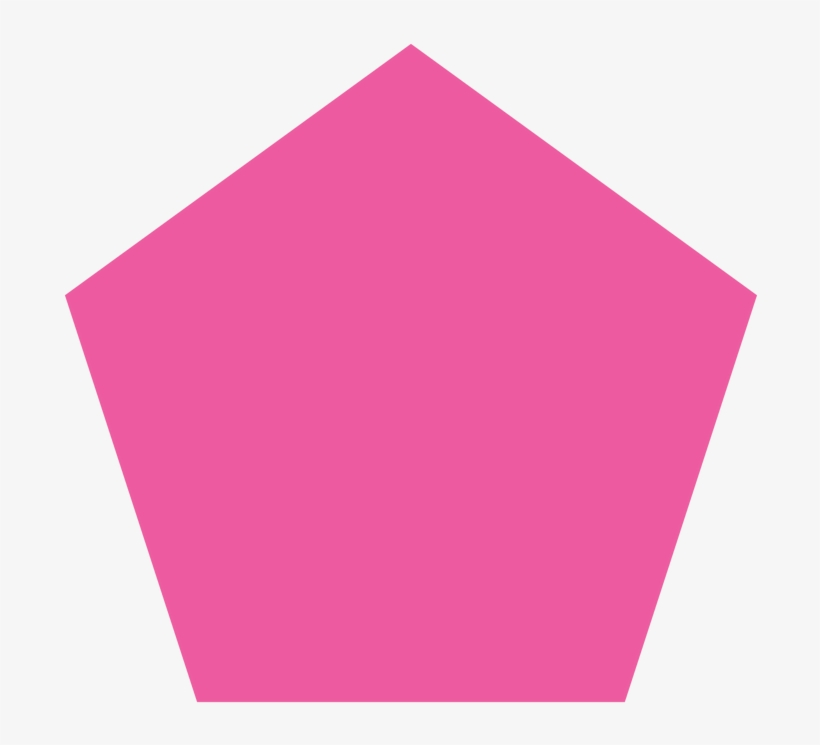
#> input picture lab_10/pentagon.jpeg, 820 x 745 px, found by its file name
$ python q2.py
#> lines starting #> are read from the running program, lines starting #| are printed output that depends on the picture
# Using built-in functions in Opencv , draw polygon with 5 vertices of your choice and then
# do the following and display the results-
# a. Translate the polygon with vector (a,b)
# b. Rotate the polygon with given theta
# c. Scale the polygon with the given scaling factor


import cv2
import numpy as np

image = cv2.imread('/home/dell/semester_7/Computer_graphics/Lab/lab_10/pentagon.jpeg')
#> image is the input picture: shape (745, 820, 3); mean B, G, R 201.7, 165.6, 241.3
rows, cols = image.shape[:2]
#> rows = 745; cols = 820


### Translation
M = np.float32([[1,0,200], [0,1,100]])
translate = cv2.warpAffine(image, M, (cols,rows))
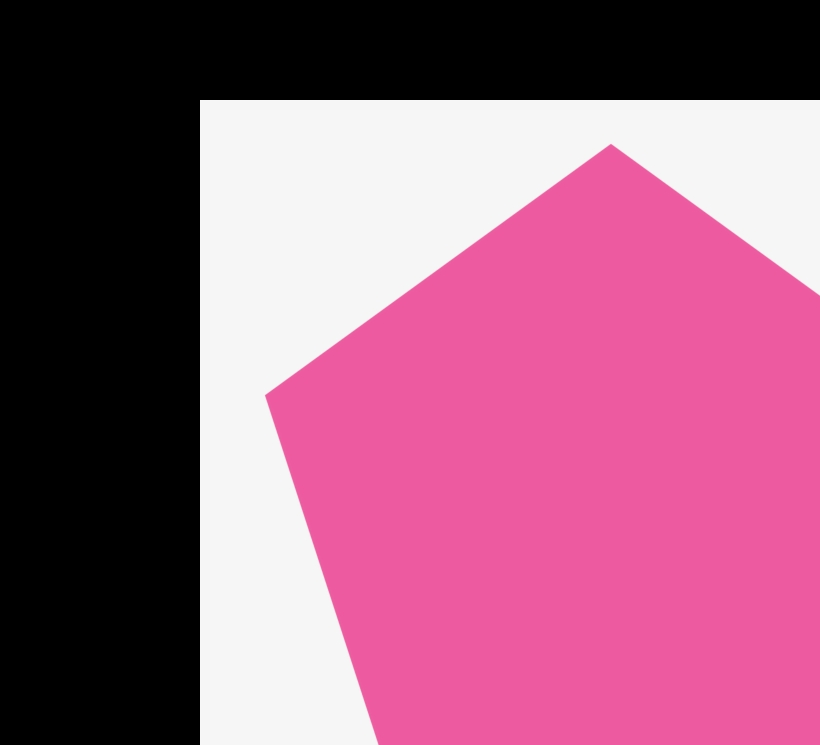
#> translate: shape (745, 820, 3); mean B, G, R 125.2, 96.1, 157.3


# Rotation
M = cv2.getRotationMatrix2D((cols/2,rows/2), 120, 1)
rotate = cv2.warpAffine(image, M, (cols,rows))
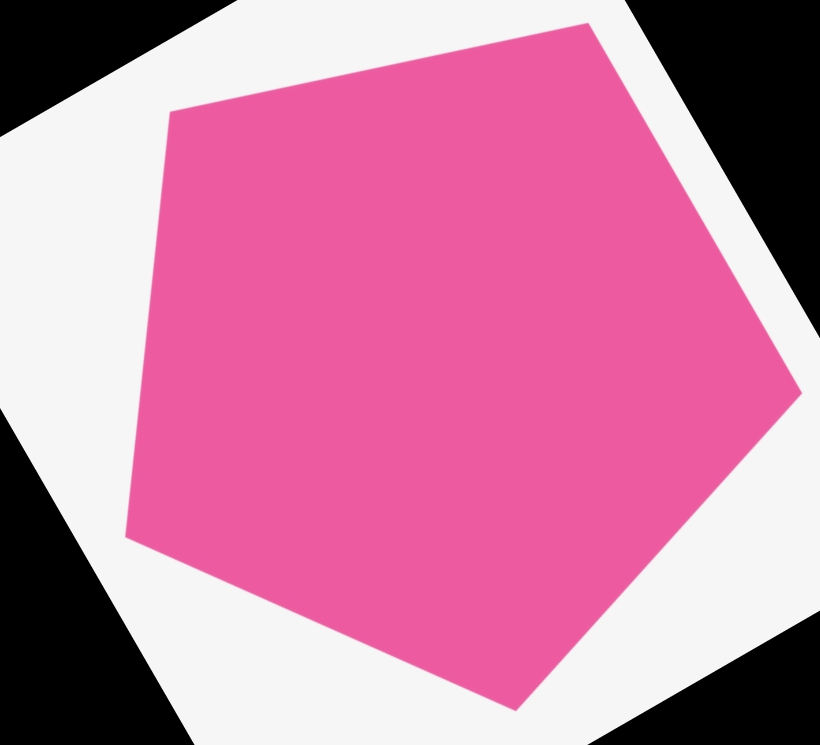
#> rotate: shape (745, 820, 3); mean B, G, R 162.3, 126.3, 202


# Scaling
scale = cv2.resize(image, None, fx=1.5, fy=1.5, interpolation = cv2.INTER_CUBIC)


cv2.imshow('original image', image)
cv2.imshow('translation', translate)
cv2.imshow('rotation', rotate)
cv2.imshow('scaling', scale)
cv2.waitKey(0)
cv2.destroyAllWindows()
